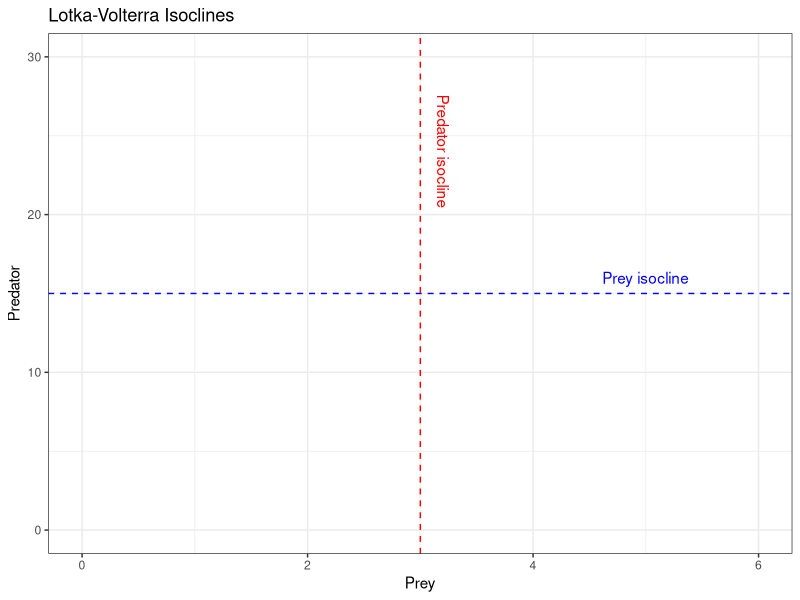
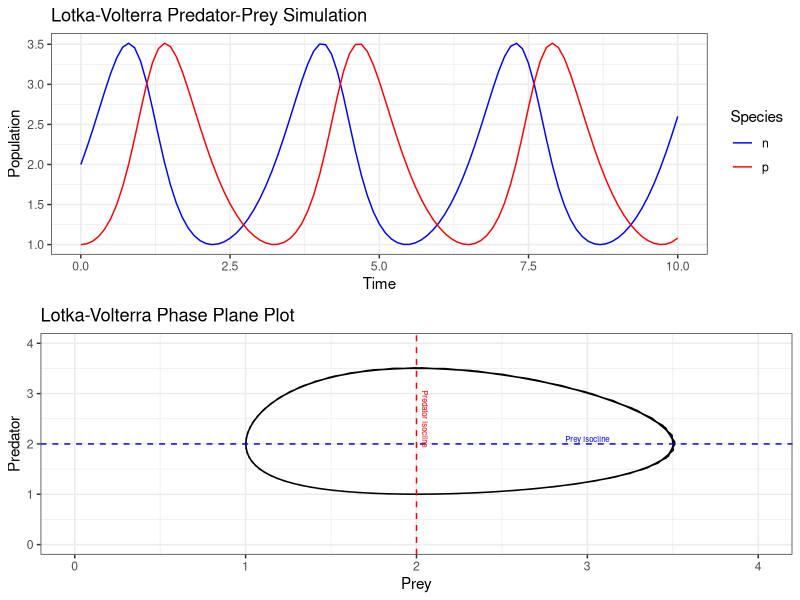

These charts were generated, in order, by the following R code:
## ---- chunk 1
knitr::opts_chunk$set(echo = TRUE)
## ---- chunk 2
library(tidyverse)
library(deSolve)
library(ggpubr)
## ---- chunk 3
# Define the function for LV isoclines
LV_iso <- function(r, a, mu){
  ne <- r/a
  pe <- mu/a
  return(list(prey_iso = ne, pred_iso = pe))
}

# Define the parameters
P <- list(r = 3,
          a = 0.2,
          mu = 0.6
          )
isoc <- LV_iso(P$r, P$a, P$mu)

# Plot the isoclines

# Create a blank ggplot object with the axes limits where i add the isoclines 
# using horizontal and vertical lines.
ggplot() + 
  geom_hline(yintercept = isoc$prey_iso, color = "blue", linetype = "dashed") +
  geom_vline(xintercept = isoc$pred_iso, color = "red", linetype = "dashed") +
  labs(x = "Prey", y = "Predator") +
  # Multiply by 2 as the isoclines are the equilibrium points.
  xlim(0, isoc$pred_iso*2) + 
  ylim(0, isoc$prey_iso*2) +
  theme_bw() +
  annotate("text", x = 5, y = 16, label = "Prey isocline", color = "blue") +
  annotate("text", x = 3.2, y = 24, label = "Predator isocline", color = "red",
           angle = -90) +
  ggtitle("Lotka-Volterra Isoclines")

## ---- chunk 4
# Define the function for LV isoclines
LV_iso <- function(r, a, mu){
  ne <- r/a
  pe <- mu/a
  return(list(prey_iso = ne, pred_iso = pe))
}


# LV system function
LV_sys <- function(t, np, P){
  # State variables
  n <- np[1]
  p <- np[2]
  
  # Differential equations
  dndt <- P$r*n - P$a*n*p
  dpdt <- P$a*n*p - P$mu*p
  
  return(list(c(dndt, dpdt)))
}

# Define the parameters
P2 <- list(
  r = 2,
  a = 1,
  mu = 2
  )

# Define the initial population size
np0 <- c(n = 2, p = 1)

# Time range
time_vec <- seq(0, 10, 0.1)

# Run the simulation
res_sim <- ode(y = np0, times = time_vec, func = LV_sys, parms = P2)

# Pivot the data to a long formated dataframe
df_sim <- res_sim %>%
  as.data.frame() %>%
  pivot_longer(cols = c("n", "p"), names_to = "Species",
               values_to = "Population")

# Calculate the isoclines
isoc <- LV_iso(P2$r, P2$a, P2$mu)

# Plotting the results
timeplot <- df_sim %>% 
  ggplot(aes(x = time, y = Population, color = Species)) +
  geom_line() +
  scale_color_manual(values = c("blue", "red")) +
  theme_bw() +
  labs(x = "Time", y = "Population") +
  ggtitle("Lotka-Volterra Predator-Prey Simulation") 

# Phase plane plot
phase_plane <- df_sim %>% 
  pivot_wider(names_from = Species, values_from = Population) %>%
  ggplot(aes(x = n, y = p)) +
  geom_path() +
  geom_hline(yintercept = isoc$prey_iso, color = "blue", linetype = "dashed") +
  geom_vline(xintercept = isoc$pred_iso, color = "red", linetype = "dashed") +
  labs(x = "Prey", y = "Predator") +
  # Multiply by 2 as the isoclines are the equilibrium points.
  xlim(0, isoc$pred_iso*2) + 
  ylim(0, isoc$prey_iso*2) +
  theme_bw() +
  annotate("text", x = isoc$pred_iso+1, y = isoc$prey_iso+0.1,
           label = "Prey isocline", color = "blue", size = 2) +
  annotate("text", x = isoc$pred_iso+0.05, y = isoc$prey_iso+0.5,
           label = "Predator isocline", color = "red", angle = -90, size = 2) +
  ggtitle("Lotka-Volterra Phase Plane Plot")

ggarrange(timeplot, phase_plane, ncol = 1, nrow = 2)

## ---- chunk 5
# LV Jacobian matrix
LV_jac <- function(np, P){
  r <- P$r
  a <- P$a
  mu <- P$mu
  c <- P$c
  n <- np[1]
  p <- np[2]
  
  J <- matrix(c(r-a*p, -a*n, c*a*p, c*a*n-mu), nrow = 2, ncol = 2)
  
  return(J)           
}

# Define the parameters
P3 <- list(
  r = 2,
  a = 1,
  mu = 2,
  c = 1
  )

# Define initial population
np <- c(n = 2, p = 1)

# The non-trivial equilibrium points
np_eq <- c(n = P3$mu/(P3$c*P3$a), p = P3$r/P3$a)

# The Jacobian matrix
LV_jac(np, P3)

# The Jacobian matrix at the equilibrium point
LV_jac(np_eq, P3)

## ---- chunk 6
# The Jacobian matrix
J <- LV_jac(np_eq, P3)

eigenval <- eigen(J)

# Compare the eigenvalues to the cycle period
2*pi/Im(eigenval$values[1])
